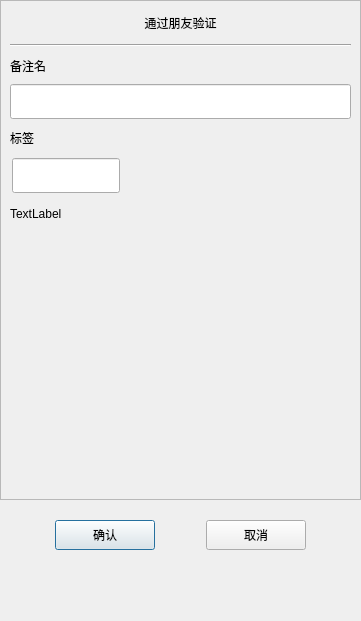
<?xml version="1.0" encoding="UTF-8"?>
<ui version="4.0">
 <class>AuthenFriend</class>
 <widget class="QDialog" name="AuthenFriend">
  <property name="geometry">
   <rect>
    <x>0</x>
    <y>0</y>
    <width>361</width>
    <height>621</height>
   </rect>
  </property>
  <property name="minimumSize">
   <size>
    <width>361</width>
    <height>621</height>
   </size>
  </property>
  <property name="maximumSize">
   <size>
    <width>361</width>
    <height>621</height>
   </size>
  </property>
  <property name="windowTitle">
   <string>Dialog</string>
  </property>
  <layout class="QVBoxLayout" name="verticalLayout">
   <property name="spacing">
    <number>0</number>
   </property>
   <property name="leftMargin">
    <number>0</number>
   </property>
   <property name="topMargin">
    <number>0</number>
   </property>
   <property name="rightMargin">
    <number>0</number>
   </property>
   <property name="bottomMargin">
    <number>0</number>
   </property>
   <item>
    <widget class="QScrollArea" name="scrollArea">
     <property name="minimumSize">
      <size>
       <width>0</width>
       <height>500</height>
      </size>
     </property>
     <property name="widgetResizable">
      <bool>true</bool>
     </property>
     <widget class="QWidget" name="scrollcontent">
      <property name="geometry">
       <rect>
        <x>0</x>
        <y>0</y>
        <width>359</width>
        <height>498</height>
       </rect>
      </property>
      <layout class="QVBoxLayout" name="verticalLayout_6">
       <property name="spacing">
        <number>0</number>
       </property>
       <property name="leftMargin">
        <number>0</number>
       </property>
       <property name="rightMargin">
        <number>0</number>
       </property>
       <item>
        <widget class="QLabel" name="auth_label">
         <property name="minimumSize">
          <size>
           <width>0</width>
           <height>25</height>
          </size>
         </property>
         <property name="maximumSize">
          <size>
           <width>16777215</width>
           <height>25</height>
          </size>
         </property>
         <property name="text">
          <string>通过朋友验证</string>
         </property>
         <property name="alignment">
          <set>Qt::AlignmentFlag::AlignCenter</set>
         </property>
        </widget>
       </item>
       <item>
        <widget class="QWidget" name="auth_widget" native="true">
         <layout class="QVBoxLayout" name="verticalLayout_2">
          <item>
           <widget class="Line" name="line">
            <property name="orientation">
             <enum>Qt::Orientation::Horizontal</enum>
            </property>
           </widget>
          </item>
          <item>
           <widget class="QLabel" name="label_2">
            <property name="minimumSize">
             <size>
              <width>0</width>
              <height>25</height>
             </size>
            </property>
            <property name="maximumSize">
             <size>
              <width>16777215</width>
              <height>25</height>
             </size>
            </property>
            <property name="text">
             <string>备注名</string>
            </property>
           </widget>
          </item>
          <item>
           <widget class="CustomizeEdit" name="remark_edit">
            <property name="minimumSize">
             <size>
              <width>0</width>
              <height>35</height>
             </size>
            </property>
            <property name="maximumSize">
             <size>
              <width>16777215</width>
              <height>35</height>
             </size>
            </property>
           </widget>
          </item>
          <item>
           <widget class="QLabel" name="label_3">
            <property name="minimumSize">
             <size>
              <width>0</width>
              <height>25</height>
             </size>
            </property>
            <property name="maximumSize">
             <size>
              <width>16777215</width>
              <height>25</height>
             </size>
            </property>
            <property name="text">
             <string>标签</string>
            </property>
           </widget>
          </item>
          <item>
           <widget class="QWidget" name="label_group_widget" native="true">
            <property name="minimumSize">
             <size>
              <width>0</width>
              <height>50</height>
             </size>
            </property>
            <layout class="QVBoxLayout" name="verticalLayout_4">
             <property name="spacing">
              <number>0</number>
             </property>
             <property name="leftMargin">
              <number>0</number>
             </property>
             <property name="topMargin">
              <number>0</number>
             </property>
             <property name="rightMargin">
              <number>0</number>
             </property>
             <property name="bottomMargin">
              <number>0</number>
             </property>
             <item>
              <widget class="QWidget" name="grid_widget" native="true">
               <property name="minimumSize">
                <size>
                 <width>0</width>
                 <height>40</height>
                </size>
               </property>
               <property name="maximumSize">
                <size>
                 <width>16777215</width>
                 <height>40</height>
                </size>
               </property>
               <widget class="CustomizeEdit" name="label_edit">
                <property name="geometry">
                 <rect>
                  <x>2</x>
                  <y>2</y>
                  <width>108</width>
                  <height>35</height>
                 </rect>
                </property>
                <property name="minimumSize">
                 <size>
                  <width>0</width>
                  <height>0</height>
                 </size>
                </property>
                <property name="maximumSize">
                 <size>
                  <width>16777215</width>
                  <height>35</height>
                 </size>
                </property>
               </widget>
              </widget>
             </item>
             <item>
              <widget class="QWidget" name="input_tip_wid" native="true">
               <property name="minimumSize">
                <size>
                 <width>0</width>
                 <height>35</height>
                </size>
               </property>
               <layout class="QVBoxLayout" name="verticalLayout_5">
                <property name="spacing">
                 <number>0</number>
                </property>
                <property name="leftMargin">
                 <number>0</number>
                </property>
                <property name="topMargin">
                 <number>0</number>
                </property>
                <property name="rightMargin">
                 <number>0</number>
                </property>
                <property name="bottomMargin">
                 <number>0</number>
                </property>
                <item>
                 <widget class="ClickedOnceLabel" name="tip_label">
                  <property name="text">
                   <string>TextLabel</string>
                  </property>
                  <property name="alignment">
                   <set>Qt::AlignmentFlag::AlignLeading|Qt::AlignmentFlag::AlignLeft|Qt::AlignmentFlag::AlignVCenter</set>
                  </property>
                 </widget>
                </item>
               </layout>
              </widget>
             </item>
            </layout>
           </widget>
          </item>
          <item>
           <widget class="QWidget" name="widget" native="true">
            <property name="minimumSize">
             <size>
              <width>0</width>
              <height>60</height>
             </size>
            </property>
            <property name="maximumSize">
             <size>
              <width>16777215</width>
              <height>16777215</height>
             </size>
            </property>
            <layout class="QHBoxLayout" name="horizontalLayout">
             <property name="leftMargin">
              <number>0</number>
             </property>
             <property name="topMargin">
              <number>0</number>
             </property>
             <property name="rightMargin">
              <number>0</number>
             </property>
             <property name="bottomMargin">
              <number>0</number>
             </property>
             <item>
              <widget class="QWidget" name="label_list" native="true">
               <property name="minimumSize">
                <size>
                 <width>287</width>
                 <height>50</height>
                </size>
               </property>
               <property name="maximumSize">
                <size>
                 <width>287</width>
                 <height>16777215</height>
                </size>
               </property>
              </widget>
             </item>
             <item>
              <widget class="QWidget" name="more_label_widget" native="true">
               <property name="minimumSize">
                <size>
                 <width>30</width>
                 <height>0</height>
                </size>
               </property>
               <property name="maximumSize">
                <size>
                 <width>30</width>
                 <height>16777215</height>
                </size>
               </property>
               <layout class="QVBoxLayout" name="verticalLayout_3">
                <property name="leftMargin">
                 <number>2</number>
                </property>
                <property name="topMargin">
                 <number>2</number>
                </property>
                <property name="rightMargin">
                 <number>2</number>
                </property>
                <property name="bottomMargin">
                 <number>2</number>
                </property>
                <item>
                 <spacer name="verticalSpacer_2">
                  <property name="orientation">
                   <enum>Qt::Orientation::Vertical</enum>
                  </property>
                  <property name="sizeHint" stdset="0">
                   <size>
                    <width>20</width>
                    <height>40</height>
                   </size>
                  </property>
                 </spacer>
                </item>
                <item>
                 <widget class="ClickedOnceLabel" name="more_label">
                  <property name="minimumSize">
                   <size>
                    <width>25</width>
                    <height>25</height>
                   </size>
                  </property>
                  <property name="maximumSize">
                   <size>
                    <width>25</width>
                    <height>25</height>
                   </size>
                  </property>
                  <property name="text">
                   <string/>
                  </property>
                 </widget>
                </item>
                <item>
                 <spacer name="verticalSpacer_4">
                  <property name="orientation">
                   <enum>Qt::Orientation::Vertical</enum>
                  </property>
                  <property name="sizeType">
                   <enum>QSizePolicy::Policy::Fixed</enum>
                  </property>
                  <property name="sizeHint" stdset="0">
                   <size>
                    <width>20</width>
                    <height>60</height>
                   </size>
                  </property>
                 </spacer>
                </item>
               </layout>
              </widget>
             </item>
            </layout>
           </widget>
          </item>
         </layout>
        </widget>
       </item>
      </layout>
     </widget>
    </widget>
   </item>
   <item>
    <spacer name="verticalSpacer_3">
     <property name="orientation">
      <enum>Qt::Orientation::Vertical</enum>
     </property>
     <property name="sizeType">
      <enum>QSizePolicy::Policy::Fixed</enum>
     </property>
     <property name="sizeHint" stdset="0">
      <size>
       <width>20</width>
       <height>10</height>
      </size>
     </property>
    </spacer>
   </item>
   <item>
    <widget class="QWidget" name="auth_sure_widget" native="true">
     <property name="minimumSize">
      <size>
       <width>0</width>
       <height>50</height>
      </size>
     </property>
     <layout class="QHBoxLayout" name="horizontalLayout_2">
      <item>
       <spacer name="horizontalSpacer">
        <property name="orientation">
         <enum>Qt::Orientation::Horizontal</enum>
        </property>
        <property name="sizeHint" stdset="0">
         <size>
          <width>39</width>
          <height>20</height>
         </size>
        </property>
       </spacer>
      </item>
      <item>
       <widget class="ClickedBtn" name="sure_btn">
        <property name="minimumSize">
         <size>
          <width>100</width>
          <height>30</height>
         </size>
        </property>
        <property name="maximumSize">
         <size>
          <width>100</width>
          <height>30</height>
         </size>
        </property>
        <property name="text">
         <string>确认</string>
        </property>
       </widget>
      </item>
      <item>
       <spacer name="horizontalSpacer_3">
        <property name="orientation">
         <enum>Qt::Orientation::Horizontal</enum>
        </property>
        <property name="sizeHint" stdset="0">
         <size>
          <width>40</width>
          <height>20</height>
         </size>
        </property>
       </spacer>
      </item>
      <item>
       <widget class="ClickedBtn" name="cancel_btn">
        <property name="minimumSize">
         <size>
          <width>100</width>
          <height>30</height>
         </size>
        </property>
        <property name="text">
         <string>取消</string>
        </property>
       </widget>
      </item>
      <item>
       <spacer name="horizontalSpacer_2">
        <property name="orientation">
         <enum>Qt::Orientation::Horizontal</enum>
        </property>
        <property name="sizeHint" stdset="0">
         <size>
          <width>40</width>
          <height>20</height>
         </size>
        </property>
       </spacer>
      </item>
     </layout>
    </widget>
   </item>
   <item>
    <spacer name="verticalSpacer">
     <property name="orientation">
      <enum>Qt::Orientation::Vertical</enum>
     </property>
     <property name="sizeHint" stdset="0">
      <size>
       <width>20</width>
       <height>55</height>
      </size>
     </property>
    </spacer>
   </item>
  </layout>
 </widget>
 <customwidgets>
  <customwidget>
   <class>ClickedBtn</class>
   <extends>QPushButton</extends>
   <header>clickedbtn.h</header>
  </customwidget>
  <customwidget>
   <class>CustomizeEdit</class>
   <extends>QLineEdit</extends>
   <header>customizeedit.h</header>
  </customwidget>
  <customwidget>
   <class>ClickedOnceLabel</class>
   <extends>QLabel</extends>
   <header>clickedoncelabel.h</header>
  </customwidget>
 </customwidgets>
 <resources/>
 <connections/>
</ui>
